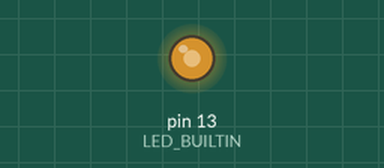
The sketch below on a simulated Arduino Uno, built with avr-gcc and run on an emulated ATmega328P. On the bench: output pins drawn as LEDs (lit = HIGH). Random numbers use the default seed unless the sketch sets one.

Above: at 27.9 s.
At 38.2 s:
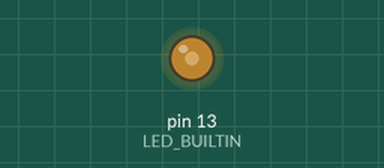
Timing chart, 0 to 40.0 s (numbered marks = the images above):
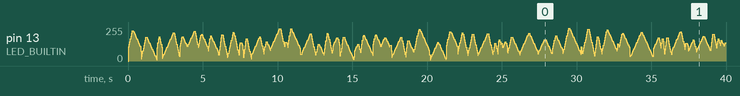

The sketch:

Candle.ino
```cpp
/**
 * set the brightness of the LED on pin 13 for a millisecond
 *
 * @param brightness LED brightness 0 to 1000
 */
void setBrightness(int brightness) {
  int clampedBrightness = (brightness < 0) ? 0 : ((brightness > 1000) ? 1000 : brightness);
  digitalWrite(LED_BUILTIN, HIGH);
  delayMicroseconds(clampedBrightness);
  digitalWrite(LED_BUILTIN, LOW);
  delayMicroseconds(1000 - clampedBrightness);
}

/**
 * set pin 13 as an output
 */
void setup() {
  pinMode(LED_BUILTIN, OUTPUT);
}

/**
 * play candle effect
 */
void loop() {
  int randSpeed = random(1, 4); // random speed
  int randMaxBrightness = random(500, 1001); // random max brightness
  int randMinBrightness = random(1, 500); // random min brightness

  // fade up
  for (int i = randMinBrightness; i < randMaxBrightness; i += randSpeed) {
    setBrightness(i);
  }

  randSpeed = random(1, 3); // new random speed

  // fade dowm
  for (int i = randMaxBrightness; i > randMinBrightness; i -= randSpeed) {
    setBrightness(i);
  }
}
```
